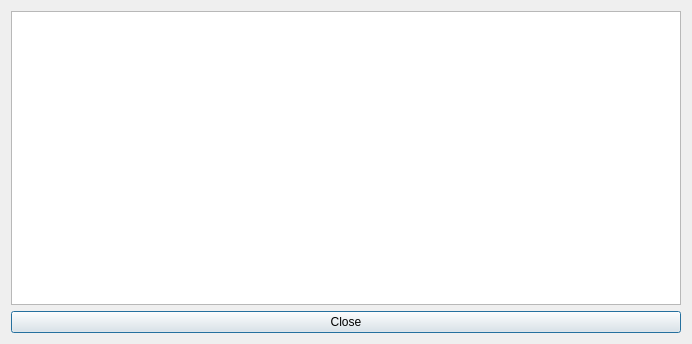
<?xml version="1.0" encoding="UTF-8"?>
<ui version="4.0">
 <class>DebugLogDialog</class>
 <widget class="QDialog" name="DebugLogDialog">
  <property name="geometry">
   <rect>
    <x>0</x>
    <y>0</y>
    <width>692</width>
    <height>344</height>
   </rect>
  </property>
  <property name="windowTitle">
   <string>Dialog</string>
  </property>
  <layout class="QVBoxLayout" name="verticalLayout">
   <item>
    <widget class="QPlainTextEdit" name="plainTextEdit"/>
   </item>
   <item>
    <widget class="QPushButton" name="pushButton">
     <property name="text">
      <string>Close</string>
     </property>
    </widget>
   </item>
  </layout>
 </widget>
 <resources/>
 <connections/>
</ui>
